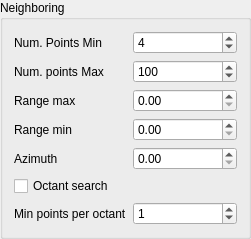
    <widget class="QGroupBox" name="gridGroupBox_4">
     <property name="geometry">
      <rect>
       <x>10</x>
       <y>440</y>
       <width>251</width>
       <height>221</height>
      </rect>
     </property>
     <property name="title">
      <string>Neighboring</string>
     </property>
     <layout class="QGridLayout" name="gridLayout_6">
      <item row="1" column="0">
       <widget class="QLabel" name="label_24">
        <property name="text">
         <string>Num. points Max</string>
        </property>
       </widget>
      </item>
      <item row="0" column="1">
       <widget class="QSpinBox" name="spinBox_kriging_num_points_min">
        <property name="value">
         <number>4</number>
        </property>
       </widget>
      </item>
      <item row="3" column="1">
       <widget class="QDoubleSpinBox" name="doubleSpinBox_searchR_min">
        <property name="maximum">
         <double>10000000.000000000000000</double>
        </property>
       </widget>
      </item>
      <item row="1" column="1">
       <widget class="QSpinBox" name="spinBox_kriging_num_points_max">
        <property name="maximum">
         <number>100000</number>
        </property>
        <property name="value">
         <number>100</number>
        </property>
       </widget>
      </item>
      <item row="2" column="0">
       <widget class="QLabel" name="label_25">
        <property name="text">
         <string>Range max</string>
        </property>
       </widget>
      </item>
      <item row="4" column="0">
       <widget class="QLabel" name="label_27">
        <property name="text">
         <string>Azimuth</string>
        </property>
       </widget>
      </item>
      <item row="3" column="0">
       <widget class="QLabel" name="label_26">
        <property name="text">
         <string>Range min</string>
        </property>
       </widget>
      </item>
      <item row="0" column="0">
       <widget class="QLabel" name="label_23">
        <property name="text">
         <string>Num. Points Min</string>
        </property>
       </widget>
      </item>
      <item row="4" column="1">
       <widget class="QDoubleSpinBox" name="doubleSpinBox_search_azimuth"/>
      </item>
      <item row="2" column="1">
       <widget class="QDoubleSpinBox" name="doubleSpinBox_searchR_max">
        <property name="maximum">
         <double>10000000.000000000000000</double>
        </property>
       </widget>
      </item>
      <item row="5" column="0">
       <widget class="QCheckBox" name="checkBox_octant_search">
        <property name="text">
         <string>Octant search</string>
        </property>
       </widget>
      </item>
      <item row="6" column="0">
       <widget class="QLabel" name="label_28">
        <property name="text">
         <string>Min points per octant</string>
        </property>
       </widget>
      </item>
      <item row="6" column="1">
       <widget class="QSpinBox" name="spinBox_min_point_per_octant">
        <property name="value">
         <number>1</number>
        </property>
       </widget>
      </item>
     </layout>
    </widget>
